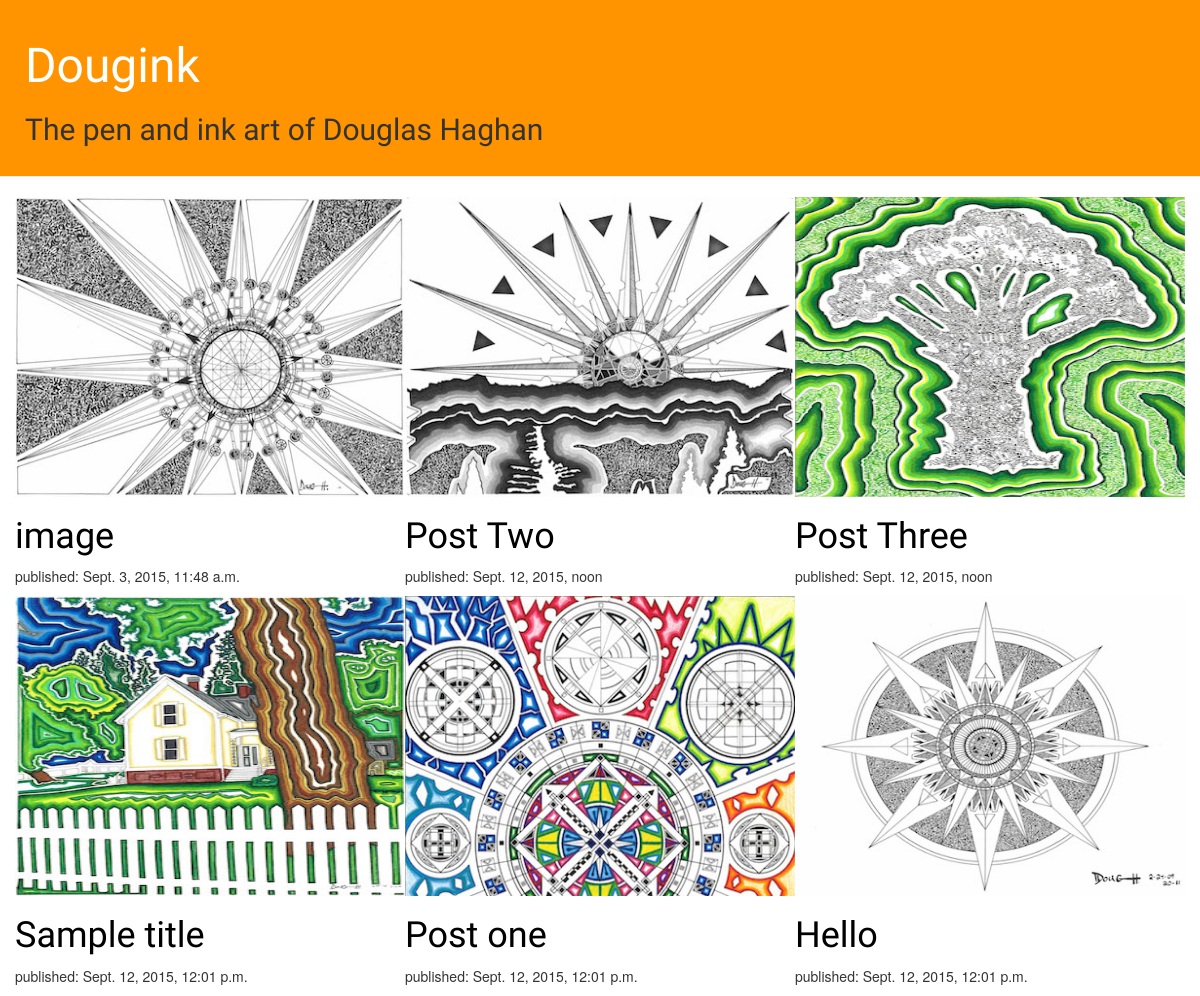
Before: / with the older database file.
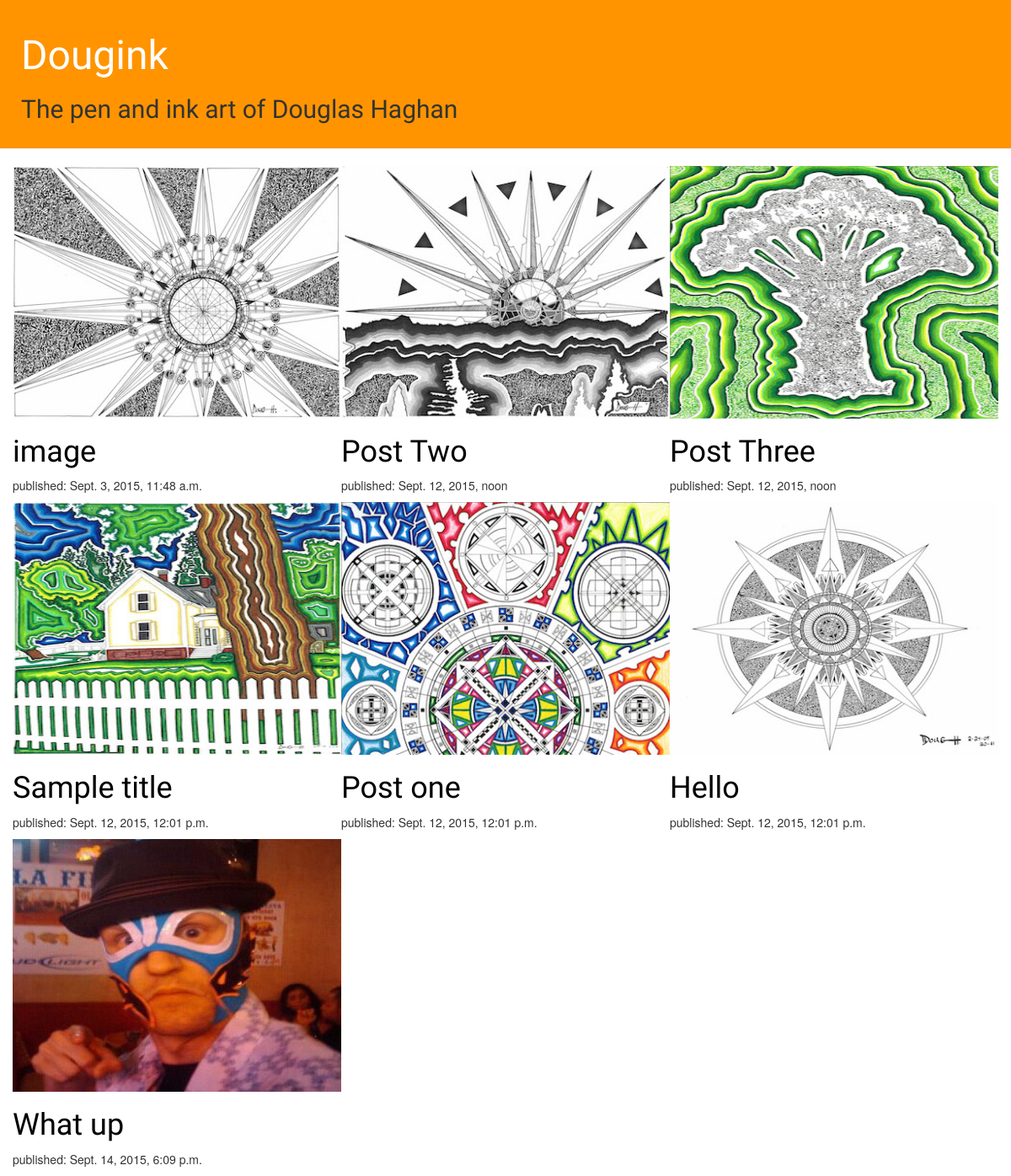
After: the same page with the newer database file.
### blog/models.py (models this page shows, shortened)
class Post(models.Model):
	author         = models.ForeignKey('auth.User')
	title          = models.CharField(max_length=255)
	text           = models.TextField()
	created_date   = models.DateTimeField(default=timezone.now)
	published_date = models.DateTimeField(blank=True, null=True)
	image          = models.ImageField(upload_to="images/", blank=True, null=True)

### blog/views.py (the view)
# urls.py: url(r'^$', views.post_list, name='post_list'),
def post_list(request):
	posts = Post.objects.filter(published_date__lte=timezone.now()).order_by('published_date')
	return render(request, 'blog/post_list.html', {'posts': posts})

### blog/templates/blog/post_list.html (shortened to what this page needs)
{% extends "blog/base.html" %}
{% block content %}
	<div class="page-wrapper">
		<div class="container">
			<div class="row">
					{% for post in posts %}
						<div class="col-md-4 col-sm-6 col-xs-6 post">
							<a href="#" class="pop"><img src="{{ MEDIA_URL }}{{ post.image }}" alt="{{ post.title }}" class="img-responsive"></a>
							<div class="hover-info">
								<h1><a href="{% url "post_detail" pk=post.pk %}">{{ post.title }}</a></h1>
								<p>published: {{ post.published_date }}</p>
							</div>
						</div>
					{% endfor %}
				</div>
			</div>
		</div>
{% endblock %}

### blog/templates/blog/base.html (shortened to what this page needs)
{% load staticfiles %}
<!DOCTYPE html>
<html lang="en">
<head>
	<link rel="stylesheet" href="//maxcdn.bootstrapcdn.com/bootstrap/3.2.0/css/bootstrap.min.css">
	<link rel="stylesheet" href="//maxcdn.bootstrapcdn.com/bootstrap/3.2.0/css/bootstrap-theme.min.css">
	<link rel="stylesheet" href="{% static "css/blog.css" %}">
</head>
<body>
		<div class="row">
			<header class="page-header">
				<a href="{% url "post_list" %}" class="img-responsive">
					<h1>Dougink</h1>
				</a>
				<h2>The pen and ink art of Douglas Haghan</h2>
			</header>
		</div>
		{% block content %}
		{% endblock %}
</body>
</html>

### blog/static/css/blog.css (style rules this page uses)
.page-header { background-color: #ff9400; margin-top: 0; padding: 20px 20px 20px 40px; }
.page-header h1, .page-header h1 a, .page-header h1 a:visited, .page-header h1 a:active { color: #ffffff; font-size: 36pt; text-decoration: none; }
h1, h2, h3, h4 { font-family: 'Lobster', cursive; }
.post h1 a, .post h1 a:visited { color: #000000; }
.post { padding: 0; overflow: hidden; }
.post img { width: 100%; max-height: 300px; min-height: 300px; }

Changed rows visible on the page:
added Post: image (picture), title "What up", published_date "Sept. 14, 2015, 6:09 p.m."
